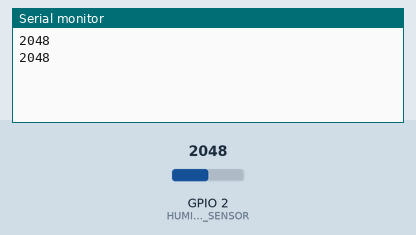
Bench run of a sketch on a simulated ESP32. Parts: the last lines printed to the serial monitor. The inputs (shaded band) are chosen by the test bench; at power-on: GPIO 2 (HUMIDITY_SENSOR) = 2048.

Above: at 1.8 s.
1.9 s: GPIO 2 (HUMIDITY_SENSOR) set to 2866
At 2.6 s:
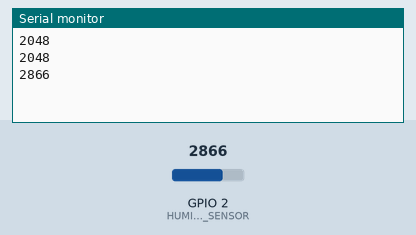
3.4 s: GPIO 2 (HUMIDITY_SENSOR) set to 3603
At 4.8 s:
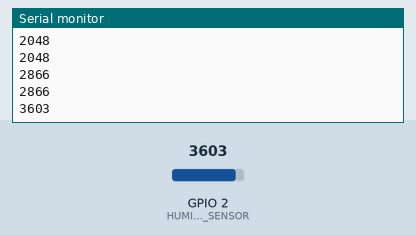
Timing chart, 0 to 6.4 s (numbered marks = the images above; inputs shaded):
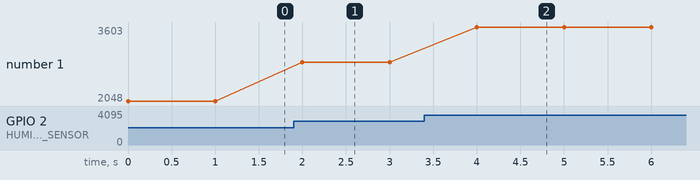

The sketch:

sensor-humedad-tierra.ino
```cpp
/*

Creado por: Hugo Escalpelo
Fecha: 20230628

Este programa es para probar el sensor de humedad de tierra para el
taller Jardín Hidropónico de Código IoT. Usa un sensor de humedad de
tierra de tres terminales.

Conexiones:

ESP32CAM    FTDI
5v----------VCC
GND---------GND
UoR---------Tx
UoT---------Rx

ESP32CAM    Sensor de humedad
5v----------5v
GND---------GND
GPIO02------Signal/A0

*/


#define HUMIDITY_SENSOR 2 // El sensor está conectado al GPIO2

void setup() {
  Serial.begin(115200); // Inicia la comunicación serial a 115200 bps
  pinMode(HUMIDITY_SENSOR, INPUT); // Configura el pin del sensor de humedad como entrada
}

void loop() {
  int humiditySensor = analogRead(HUMIDITY_SENSOR); // Lee la entrada en el pin analógico 2
  Serial.println(humiditySensor); // Imprime el valor al monitor serial
  delay(1000); // Espera un segundo para que tengamos tiempo de ver el resultado
}
```

Measured:
- after the input at 1.9 s, the serial monitor: prints a new line after 0.10 s (image 1)
- after the input at 3.4 s, the serial monitor: prints a new line after 0.60 s (image 2)
- plotted number 1: 2048 → 2866 after the input at 1.9 s, 2866 → 3603 after the input at 3.4 s
